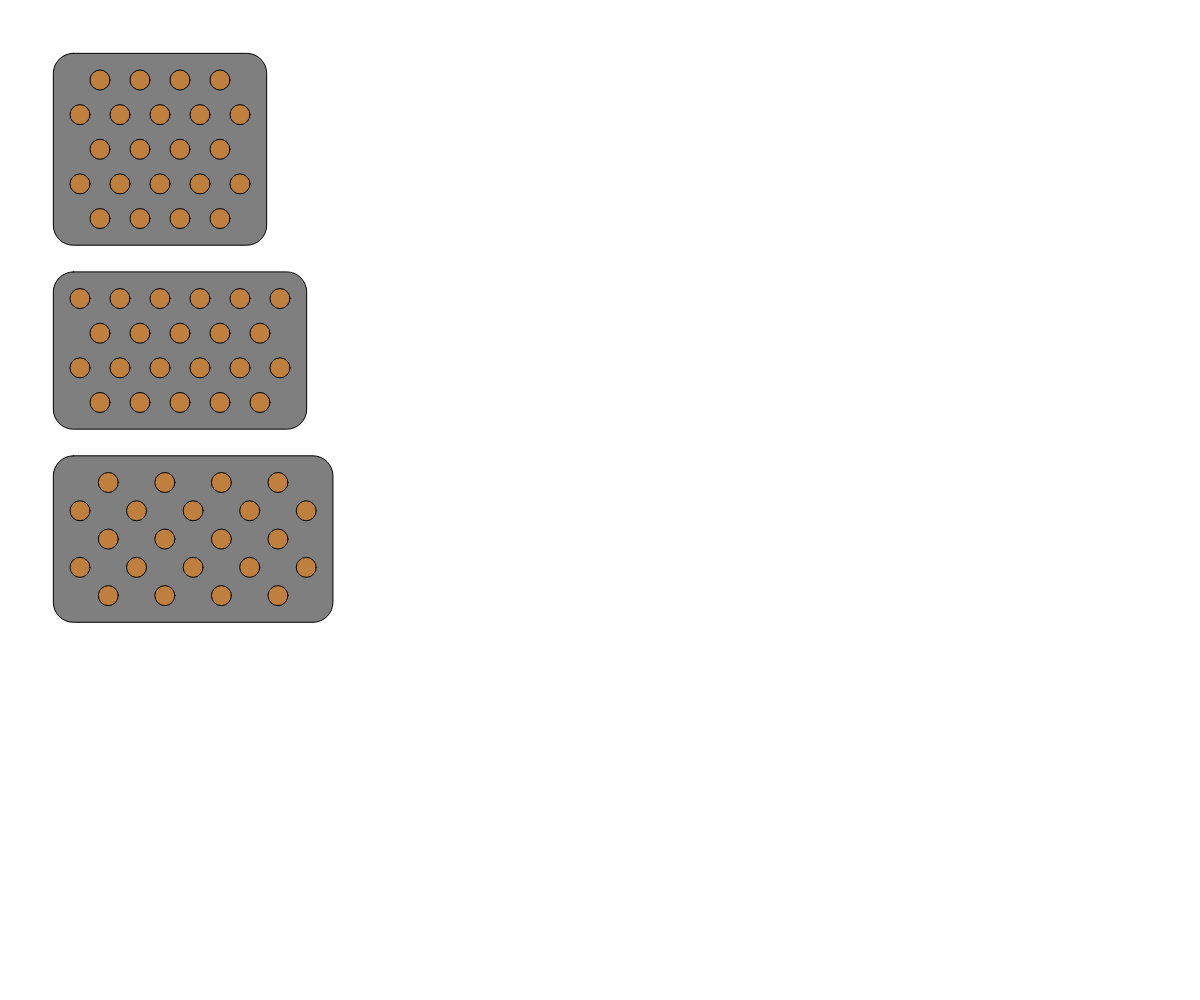
Frame 1 (no input)
Frame 60 (no input): identical to frame 1, image omitted
Frame 120 (the mouse pressed at the canvas centre since frame 60): identical to frame 1, image omitted

The p5.js sketch that drew this single still picture (run headless with seeded random() and noise() and a simulated clock; from frame 60 on, the mouse is pressed at the canvas centre):

// p5.js sketch
// ── sketch.js
let cookieNumber = 22;

let spacing = 40;
let cookieSize = 20;
let margin = 2 / 3;
let limit = 1.75;

let trays = [];

function getDimensions(inputNum) {
  let factors = [];
  for (let i = 1; i <= sqrt(inputNum); i++) {
    if (inputNum % i === 0) {
      if (i !== 1 || inputNum < 3) {
        factors.push({
          x: inputNum / i, 
          y: i
        });
      }
    }
  }
  return factors;
}

function addToTrays(inputNum, pattern) {
  let dimensions = getDimensions(inputNum);
  for (let i = 0; i < dimensions.length; i++) {
    let d = dimensions[i];
    trays.push({
      width: d.x,
      height: d.y,
      pattern: pattern,
      angle: 30,
      width2: (d.x - 1) * cos(30),
      height2: (d.y - 1) * sin(30),
    });
    trays.push({
      width: d.x,
      height: d.y,
      pattern: pattern,
      angle: 45,
      width2: (d.x - 1) * cos(45),
      height2: (d.y - 1) * sin(45),
    });
    if (d.x !== d.y) {
      trays.push({
      width: d.x,
      height: d.y,
        pattern: pattern,
        angle: 60,
        width2: (d.x - 1) * cos(60),
        height2: (d.y - 1) * sin(60),
      });
    }
  }
}

function makeTrayList() {
  let squares = getDimensions(cookieNumber);
  for (let i = 0; i < squares.length; i++) {
    let s = squares[i];
    trays.push({
      width: s.x,
      height: s.y,
      pattern: "square",
      width2: s.x - 1,
      height2: s.y - 1,
    });
  }
  addToTrays(2 * cookieNumber - 1, "corner");
  addToTrays(2 * cookieNumber, "corner");
  addToTrays(2 * cookieNumber + 1, "side");
}

function flipLengthwise() {
  for (let i = 0; i < trays.length; i++) {
    let t = trays[i];
    if (t.height2 > t.width2) {
      let temp = t.height;
      t.height = t.width;
      t.width = temp;
      t.angle = 90 - t.angle;
      temp = t.height2;
      t.height2 = t.width2;
      t.width2 = temp;
    }
    if ((t.width2 + margin * 2) / (t.height2 + margin * 2) > limit) {
      trays.splice(i, 1);
      i--;
    }
  }
}

function orderTrays() {
  trays.sort(function (a, b) {
    return a.width2 - b.width2;
  });
}

function getCoordinates() {
  for (let i = 0; i < trays.length; i++) {
    let t = trays[i];
    t.coordinates = [];
    if (t.pattern === "square") {
      for (let i = 0; i < t.width; i++) {
        for (let j = 0; j < t.height; j++) {
          t.coordinates.push({
            x: i,
            y: j,
          });
        }
      }
    } else {
      let show1 = t.pattern === "corner";
      for (let i = 0; i < t.width; i++) {
        let show2 = show1;
        for (let j = 0; j < t.height; j++) {
          if (show2) {
            t.coordinates.push({
              x: i * cos(t.angle),
              y: j * sin(t.angle),
            });
          }
          show2 = !show2;
        }
        show1 = !show1;
      }
    }
  }
}

function drawTrays() {
  translate(80, 80);
  for (let i = 0; i < trays.length; i++) {
    let t = trays[i];
    let s = spacing;
    let m = margin;
    fill(127);
    rect(-s * m, -s * m, (t.width2 + m * 2) * s, (t.height2 + m * 2) * s, s / 2);
    fill(191, 127, 63);
    for (let j = 0; j < t.coordinates.length; j++) {
      let c = t.coordinates[j];
      circle(c.x * s, c.y * s, cookieSize);
    }
    translate(0, (t.height2 + 2) * s);
  }
}

/*
function setup() {
  angleMode(DEGREES);
  for (let k = 2; k < 50; k++) {
    cookieNumber = k;
    trays = [];
    makeTrayList();
    flipLengthwise();
    orderTrays();
    getCoordinates();
    if (trays.length === 0) {
      print(k);
    }
  }
}
*/

function setup() {
  angleMode(DEGREES);
  strokeWeight(2);
  
  createCanvas(windowWidth, windowHeight);
  makeTrayList();
  flipLengthwise();
  orderTrays();
  getCoordinates();
}

function draw() {
  background(255);
  drawTrays();
}
